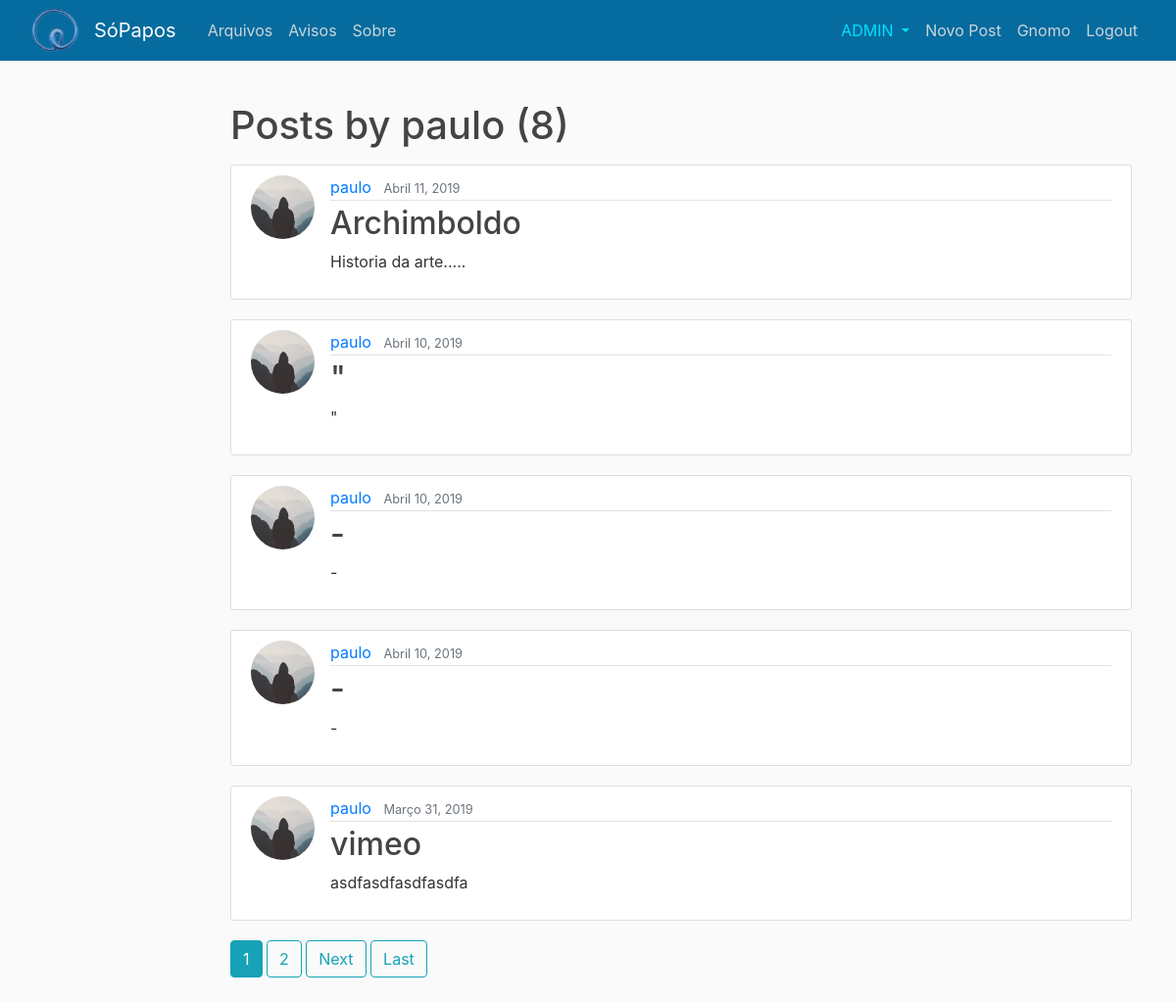
The app's page /user/paulo (signed in) with its own data.
### blog/models.py (models this page shows, shortened)
class Post(models.Model):
    title = models.CharField('Título  (o titulo do seu post servirá como link para editá-lo posteriormente)',max_length=100,default='post sem título')
    content = models.TextField('Conteúdo',default='-')
    date_posted = models.DateTimeField(default=timezone.now)
    author = models.ForeignKey(User, on_delete=models.CASCADE)
    embedded=models.CharField('Cole aqui o Link de videos (Youtube & Vimeo)',max_length=250,blank=True, null=True)
    link=models.URLField('Cole aqui o Link de outras paginas', max_length=250,blank=True, null=True)
    imagem=models.ImageField(upload_to='blog_images', blank=True, null=True)
    titulo_og=models.CharField(max_length=250,blank=True, null=True)
    descricao_og=models.CharField(max_length=250,blank=True, null=True)
    img_og =models.CharField(max_length=250,blank=True, null=True)
    origem_og=models.CharField(max_length=250,blank=True, null=True)
    link_og=models.URLField( max_length=250,blank=True, null=True)

### users/models.py (models this page shows, shortened)
class Profile(models.Model):
    user = models.OneToOneField(User, on_delete=models.CASCADE)
    image = models.ImageField(default='default.jpg', upload_to='profile_pics')

### blog/views.py (the view)
# urls.py: path('user/<str:username>', UserPostListView.as_view(), name='user-posts'),
class UserPostListView(LoginRequiredMixin,ListView):
    model = Post
    template_name = 'blog/user_posts.html'  # <app>/<model>_<viewtype>.html
    context_object_name = 'posts'
    paginate_by = 5
    def get_queryset(self):
        user = get_object_or_404(User, username=self.kwargs.get('username'))
        return Post.objects.filter(author=user).order_by('-date_posted')

### blog/templates/blog/user_posts.html (shortened to what this page needs)
{% extends "blog/base.html" %}
{% block content %}
    <h1 class="mb-3">Posts by {{ view.kwargs.username }} ({{ page_obj.paginator.count }})</h1>
    {% for post in posts %}
        <article class="media content-section">
          <img class="rounded-circle article-img" src="{{ post.author.profile.image.url }}">
          <div class="media-body">
            <div class="article-metadata">
              <a class="mr-2" href="{% url 'user-posts' post.author.username %}">{{ post.author }}</a>
              <small class="text-muted">{{ post.date_posted|date:"F d, Y" }}</small>
            </div>
            <h2><a class="article-title" href="{% url 'post-detail' post.id %}">{{ post.title }}</a></h2>
            <p class="article-content">{{ post.content }}</p>
          </div>
        </article>
    {% endfor %}
    {% if is_paginated %}
      {% for num in page_obj.paginator.page_range %}
        {% if page_obj.number == num %}
          <a class="btn btn-info mb-4" href="?page={{ num }}">{{ num }}</a>
        {% elif num > page_obj.number|add:'-3' and num < page_obj.number|add:'3' %}
          <a class="btn btn-outline-info mb-4" href="?page={{ num }}">{{ num }}</a>
        {% endif %}
      {% endfor %}
      {% if page_obj.has_next %}
        <a class="btn btn-outline-info mb-4" href="?page={{ page_obj.next_page_number }}">Next</a>
        <a class="btn btn-outline-info mb-4" href="?page={{ page_obj.paginator.num_pages }}">Last</a>
      {% endif %}
    {% endif %}
{% endblock content %}

### blog/templates/blog/base.html (shortened to what this page needs)
{% load static %}
<!DOCTYPE html>
<html lang="pt-BR">
<head>
    <link rel="stylesheet" href="//netdna.bootstrapcdn.com/bootstrap/3.0.0/css/bootstrap-glyphicons.css">
    <link rel="stylesheet" href="https://maxcdn.bootstrapcdn.com/bootstrap/4.0.0/css/bootstrap.min.css">
    <link rel="stylesheet" type="text/css" href="{% static 'blog/main.css' %}">
</head>
<body>
    <header class="site-header">
      <nav class="navbar navbar-expand-md navbar-dark bg-steel fixed-top">
          <img style='margin-left:15px; width:50px; ' src="{% static 'revir.png' %}" alt="falha ao carregar imagem">
            <div class="container">
            <div class="collapse navbar-collapse" id="navbarToggle">
            <div class="navbar-nav mr-auto">
                <a class="navbar-brand mr-4" href="{% url 'blog-home' %}">SóPapos</a>
                <a class="nav-item nav-link" href="{% url 'arquivos' %}">Arquivos</a>
                <a class="nav-item nav-link" href="{% url 'avisos' %}">Avisos</a>
                <a class="nav-item nav-link" href="{% url 'blog-about' %}">Sobre</a>
            </div>
            <div class="navbar-nav">
              {% if user.is_authenticated %}
                  {% if user.is_superuser %}
                      <div class="dropdown show">
                          <a style='color:rgb(0, 225, 255)' class=" nav-item nav-link dropdown-toggle " href="#" role="button" id="dropdownMenuLink" data-toggle="dropdown" aria-haspopup="true" aria-expanded="false">
                            ADMIN
                          </a>
                      </div>
                  {% endif %}
                <a class="nav-item nav-link" href="{% url 'post-create' %}">Novo Post</a>
                <a class="nav-item nav-link" href="{% url 'profile' %}">Gnomo</a>
                <a class="nav-item nav-link" href="{% url 'logout' %}">Logout</a>
              {% else %}
                <a class="nav-item nav-link" href="{% url 'login' %}">Login</a>
                <a class="nav-item nav-link" href="{% url 'register' %}">Registre-se</a>
              {% endif %}
            </div>
          </div>
        </div>
      </nav>
    </header>
    <main role="main" class="container">
      <br>
      <div class="row">
         <div class="col-md-2">
       </div>
        <div class="col-md-10">
          {% block content %}{% endblock %}
        </div>
      </div>
    </main>
</body>
</html>

### blog/static/blog/main.css (style rules this page uses)
body { background: #fafafa; color: #333333; margin-top: 5rem; }
h1, h2, h3, h4, h5, h6 { color: #444444; }
.bg-steel { background-color:rgb(6, 107, 158); }
.site-header .navbar-nav .nav-link { color: #cbd5db; }
.content-section { background: #ffffff; padding: 10px 20px; border: 1px solid #dddddd; border-radius: 3px; margin-bottom: 20px; }
.article-title { color: #444444; }
.article-content { white-space: pre-line; }
.article-img { height: 65px; width: 65px; margin-right: 16px; }
.article-metadata { padding-bottom: 1px; margin-bottom: 4px; border-bottom: 1px solid #e3e3e3 }

### records on screen
Post: author.profile.image (placeholder picture), author "paulo", date_posted "Abril 11, 2019", title "Archimboldo", content "Historia da arte....."
Post: author.profile.image (placeholder picture), author "paulo", date_posted "Abril 10, 2019", title "\"", content "\""
Post: author.profile.image (placeholder picture), author "paulo", date_posted "Abril 10, 2019", title "-", content "-"
Post: author.profile.image (placeholder picture), author "paulo", date_posted "Abril 10, 2019", title "-", content "-"
Post: author.profile.image (placeholder picture), author "paulo", date_posted "Março 31, 2019", title "vimeo", content "asdfasdfasdfasdfa"

### other values on screen
{{ view.kwargs.username }} "paulo"
{{ page_obj.paginator.count }} "8"
{{ num }} "1"
{{ num }} "2"
